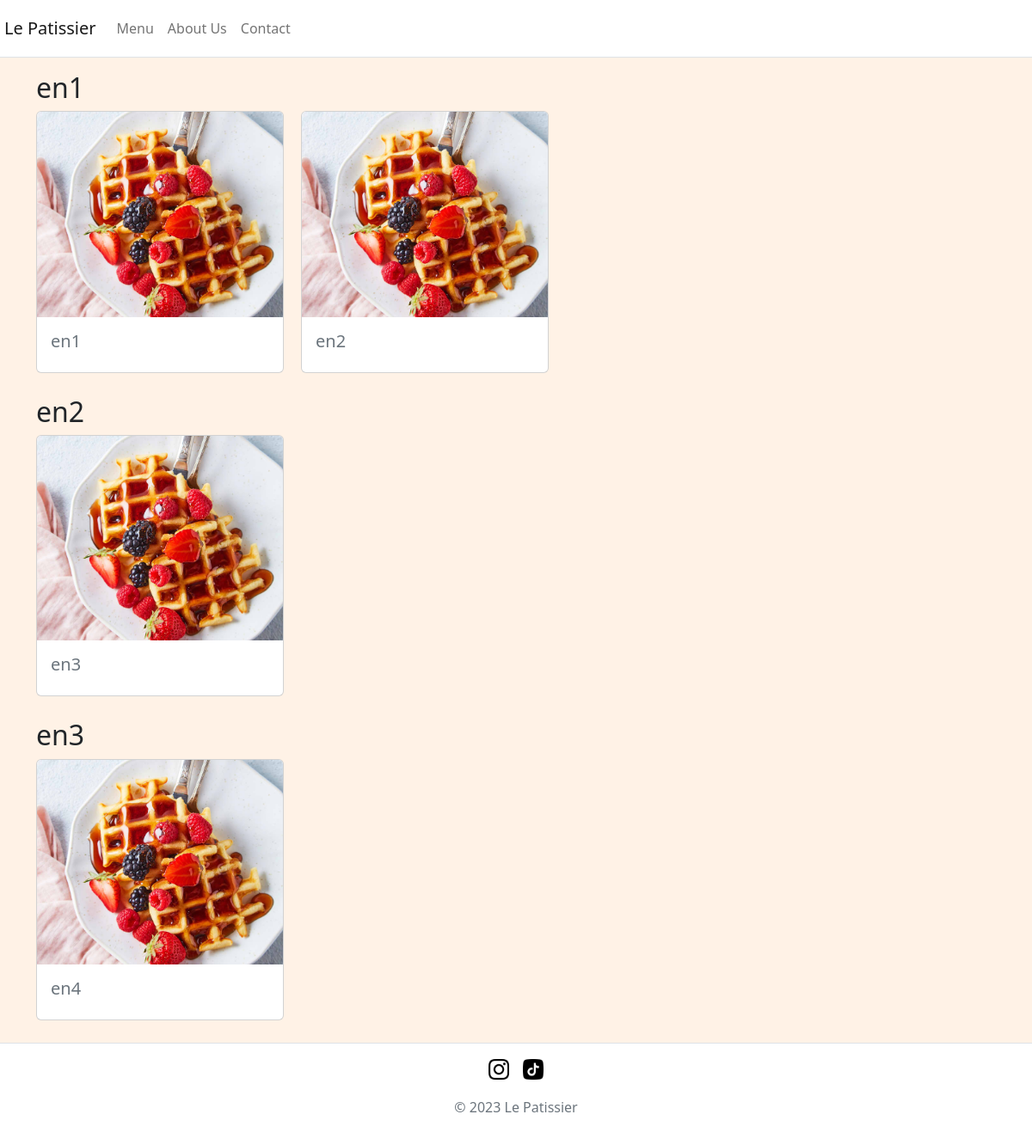
/view/menu.php, run on the app's committed database.
### tables this page shows
create table cat (
    cat_id int not null auto_increment,
    cat_name_en varchar(32),
    cat_name_es varchar(32),
	constraint cat_pk primary key (cat_id)
);

create table prod (
    prod_id int not null auto_increment,
    prod_name_en varchar(32),
    prod_name_es varchar(32),
    prod_desc_en varchar(120),
    prod_desc_es varchar(120),
    prod_price float(4,2),
    cat_id int,
	constraint prod_pk primary key (prod_id),
    constraint prod_cat_fk foreign key (cat_id) 
        references cat(cat_id) on delete cascade
);

### php/Manager.php (called while the page is built, shortened)
<?php
class Manager {
    private string $langCode;
    public function __construct() {
        $auxLangCode = $_SERVER['HTTP_ACCEPT_LANGUAGE'];
        $auxLangCode = substr($auxLangCode, 0, 2);
        $defaultLangCode = 'en';
        switch($auxLangCode) {
            case 'en':
                $defaultLangCode = 'en';
                break;
        }
        $this->langCode = $defaultLangCode;
    }
    public function getLangCode():string {
        return $this->langCode;
    }
}
?>

### php/lang/en.php (called while the page is built, shortened)
<?php
    $strWebName = "Le Patissier";
    $strNav1="Menu";
    $strNav2="About Us";
    $strNav3="Contact";
?>

### php/class/Cat.php (called while the page is built, shortened)
<?php
class Cat {
    private string $catNameEn;
    public function getCatNameByLangCode(string $langCode): string {
        $catName = "";
        switch($langCode) {
            case 'en':
                $catName = $this->catNameEn;
                break;
        }
        return $catName;
    }
    public function getAllCat(): mysqli_result {
        $sql = "select cat_id as catId, cat_name_en as catNameEn,
            cat_name_es as catNameEs
            from cat;";
        $con = new DbConnection();
        $link = $con->getConnection();
        $stmt = $link->prepare($sql);
        $stmt->execute();
        $result = $stmt->get_result();
        return $result;
    }
    public function __construct(int $catId, string $catNameEn,
        string $catNameEs) {
        $this->catNameEn = $catNameEn;
    }
}
?>

### php/class/Prod.php (called while the page is built, shortened)
<?php
class Prod {
    private int $prodId;
    private string $prodNameEn;
    public function getProdNameByLangCode(string $langCode): string {
        $prodName = "";
        switch($langCode) {
            case 'en':
                $prodName = $this->prodNameEn;
                break;
        }
        return $prodName;
    }
    public function getProdByCatId(int $catId): mysqli_result {
        $sql = "select prod_id as prodId, prod_name_en as prodNameEn,
            prod_name_es as prodNameEs, prod_desc_en as prodDescEn,
            prod_desc_es as prodDescEs, prod_price as prodPrice, cat_id as catId
            from prod where cat_id=?;";
        $con = new DbConnection();
        $link = $con->getConnection();
        $stmt = $link->prepare($sql);
        $stmt->bind_param("i", $catId);
        $stmt->execute();
        $result = $stmt->get_result();
        return $result;
    }
    public function __construct(int $prodId, string $prodNameEn, string $prodNameEs,
        string $prodDescEn, string $prodDescEs, float $prodPrice,
        int $catId) {
        $this->prodId = $prodId;
        $this->prodNameEn = $prodNameEn;
    }
    public function getProdId(): int {
        return $this->prodId;
    }
}
?>

### view/menu.php (the view, shortened to what this page needs)
<?php
    require_once __DIR__ . '/../php/Manager.php';
    require_once __DIR__ . '/../php/WebComp.php';
    require_once __DIR__ . '/../php/class/Cat.php';
    require_once __DIR__ . '/../php/class/Prod.php';
    $man = new Manager();
    $langCode = $man->getLangCode();
    $webComp = new WebComp(false, $langCode);
    $path = $webComp->getPath();
    $catObj = Cat::factory();
    $catResult = $catObj->getAllCat();
    $catArr = Array();
    while($row = $catResult->fetch_assoc()) {
        $catObj = new Cat(
            $row['catId'],
            $row['catNameEn'],
            $row['catNameEs']);
        array_push($catArr, $catObj);
    }
?>
<!doctype html>
<html lang="<?=$langCode?>">
    <head>
        <link
            href="https://cdn.jsdelivr.net/npm/bootstrap@5.2.3/dist/css/bootstrap.min.css"
            rel="stylesheet"
>
        <link rel="stylesheet" href="<?=$path?>css/style.css">
    </head>
    <body>
        <header class="border-bottom mb-3">
            <?=$webComp->getHeader()?>
        </header>
        <?php
            foreach($catArr as $c) {
                $catName = $c->getCatNameByLangCode($langCode);
                $prodObj = Prod::factory();
                $prodResult = $prodObj->getProdByCatId($c->getCatId());
                $prodArr = Array();
                while($row = $prodResult->fetch_assoc()) {
                    $prodObj = new Prod(
                        $row['prodId'],
                        $row['prodNameEn'],
                        $row['prodNameEs'],
                        $row['prodDescEn'],
                        $row['prodDescEs'],
                        $row['prodPrice'],
                        $row['catId']);
                    array_push($prodArr, $prodObj);
                }
                echo "<div class='container mb-3'>";
                    echo "<h2>{$catName}</h2>";
                    echo "<div class='prod justify-content-start'>";
                        foreach($prodArr as $p) {
                            $prodId = $p->getProdId();
                            $prodName = $p->getProdNameByLangCode($langCode);
                            echo "<a href='{$path}view/detail.php?id={$prodId}'
                                class='card text-muted text-decoration-none'
                                style='width: 18rem;'>";
                                echo "<img class='card-img-top'
                                    src='{$path}img/products/default.png'
                                    alt='{$prodName}'>";
                                echo "<div class='card-body'>";
                                    echo "<h5 class='card-title'>{$prodName}</h5>";
                                echo "</div>";
                            echo "</a>";
                        }
                    echo "</div>";
                echo "</div>";
            }
        ?>
        <footer class="py-3 border-top"><?=$webComp->getFooter()?></footer>
    </body>
</html>

### php/WebComp.php (shortened to what this page needs)
<?php
require_once __DIR__ . '/class/Prod.php';
class webComp {
    private string $path;
    function getHeader(): string {
        $path = $this->path;
        $inner = "
        <nav class='navbar navbar-expand-lg navbar-light'>
            <a class='navbar-brand'
                href='{$path}index.php'>
                {$strWebName}
            </a>
            <button class='navbar-toggler' type='button'
                data-bs-toggle='collapse' data-bs-target='#navbarToggler'
                aria-controls='navbarToggler' aria-expanded='false'
                aria-label='Toggle navigation'>
                <span class='navbar-toggler-icon'></span>
            </button>
            <div class='collapse navbar-collapse' id='navbarToggler'>
                <ul class='navbar-nav mr-auto mt-2 mt-lg-0 '>
                    <li class='nav-item'>
                        <a href='{$path}view/menu.php' class='nav-link'>
                            {$strNav1}
                        </a>
                    </li>
                    <li class='nav-item'>
                        <a href='{$path}view/about.php' class='nav-link'>
                            {$strNav2}
                        </a>
                    </li>
                    <li class='nav-item'>
                        <a href='{$path}view/contact.php' class='nav-link'>
                            {$strNav3}
                        </a>
                    </li>
                </ul>
            </div>
        </nav>";
        return $inner;
    }
    public function getFooter(): string {
        $path = $this->path;
        $inner = "
        <ul class='nav justify-content-center pb-3 mb-1'>
            <li>
                <a class='text-muted' href='#'>
                    <img class='bi' width='24' height='24'
                        src='{$path}img/icon/insta.png' alt='instagram'>
                </a>
            </li>
           <li class='ms-3'>
                <a class='text-muted' href='#'>
                    <img class='bi' width='24' height='24'
                        src='{$path}img/icon/tiktok.png' alt='tiktok'>
                </a>
            </li>
        </ul>
        <p class='text-center text-muted'>© 2023 {$strWebName}</p>";
        return $inner;
    }
    public function __construct(bool $isIndex, string $langFile) {
        $this->langFile = "/../php/lang/{$langFile}.php";
        if($isIndex){
            $this->path = "";
        } else {
            $this->path = "../";
        }
    }
    public function getPath(): string {
        return $this->path;
    }
}
?>

### css/style.css (style rules this page uses)
:root { --bg-color-main: #fff2e6; --bg-color-white: white; --text-color-white: white; --text-color-black: black; background-color: var(--bg-color-main); }
body { background-color: var(--bg-color-main); }
header, footer { background-color: var(--bg-color-white); }
header { padding: 5px; }
.prod .card { margin-bottom: 10px; }
.prod .card img { max-width: 1080px; max-height: 720px; }
@media only screen and (min-width: 600px) { .prod { display: flex; } }
@media only screen and (min-width: 768px) { .prod { display: flex; } }
@media only screen and (min-width: 768px) { .prod .card + .card { margin-left: 20px; } }

### data on the page
cat: cat_name_en "en1"
prod: $prodId 1 (drawn), prod_name_en "en1"
prod: prod_name_en "en2"
cat: cat_name_en "en2"
prod: prod_name_en "en3"
cat: cat_name_en "en3"
prod: prod_name_en "en4"

### other printed values
$strWebName "Le Patissier"
$strNav1 "Menu"
$strNav2 "About Us"
$strNav3 "Contact"
